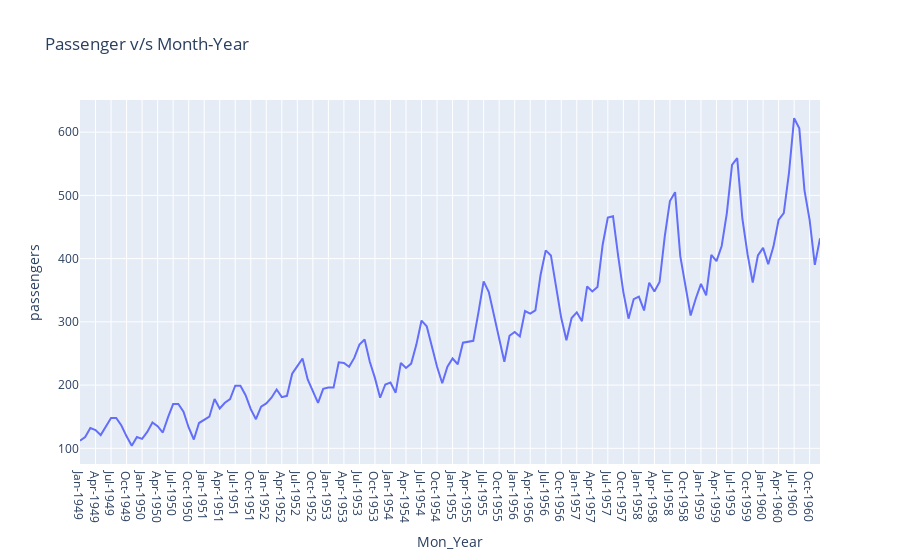

Notebook code for this chart:
### Code cell
fig=px.line(df,y="passengers",x="Mon_Year",title="Passenger v/s Month-Year")
fig.show()

### Figure 1 — Plotly figure (JSON) as saved in the notebook; plotly's stock layout.template omitted (floating-point values rounded to 4 significant figures; data arrays with more than 128 entries replaced by an {"elided": "..."} marker saying what was removed)
{"data": [{"hovertemplate": "Mon_Year=%{x}<br>passengers=%{y}<extra></extra>", "legendgroup": "", "line": {"color": "#636efa", "dash": "solid"}, "marker": {"symbol": "circle"}, "mode": "lines", "name": "", "orientation": "v", "showlegend": false, "type": "scatter", "x": {"elided": "144 str values"}, "xaxis": "x", "y": {"elided": "144 int values"}, "yaxis": "y"}], "layout": {"autosize": true, "legend": {"tracegroupgap": 0}, "title": {"text": "Passenger v/s Month-Year"}, "xaxis": {"anchor": "y", "autorange": true, "domain": [0, 1], "range": [0, 143], "title": {"text": "Mon_Year"}, "type": "category"}, "yaxis": {"anchor": "x", "autorange": true, "domain": [0, 1], "range": [75.22, 650.8], "title": {"text": "passengers"}, "type": "linear"}}}
